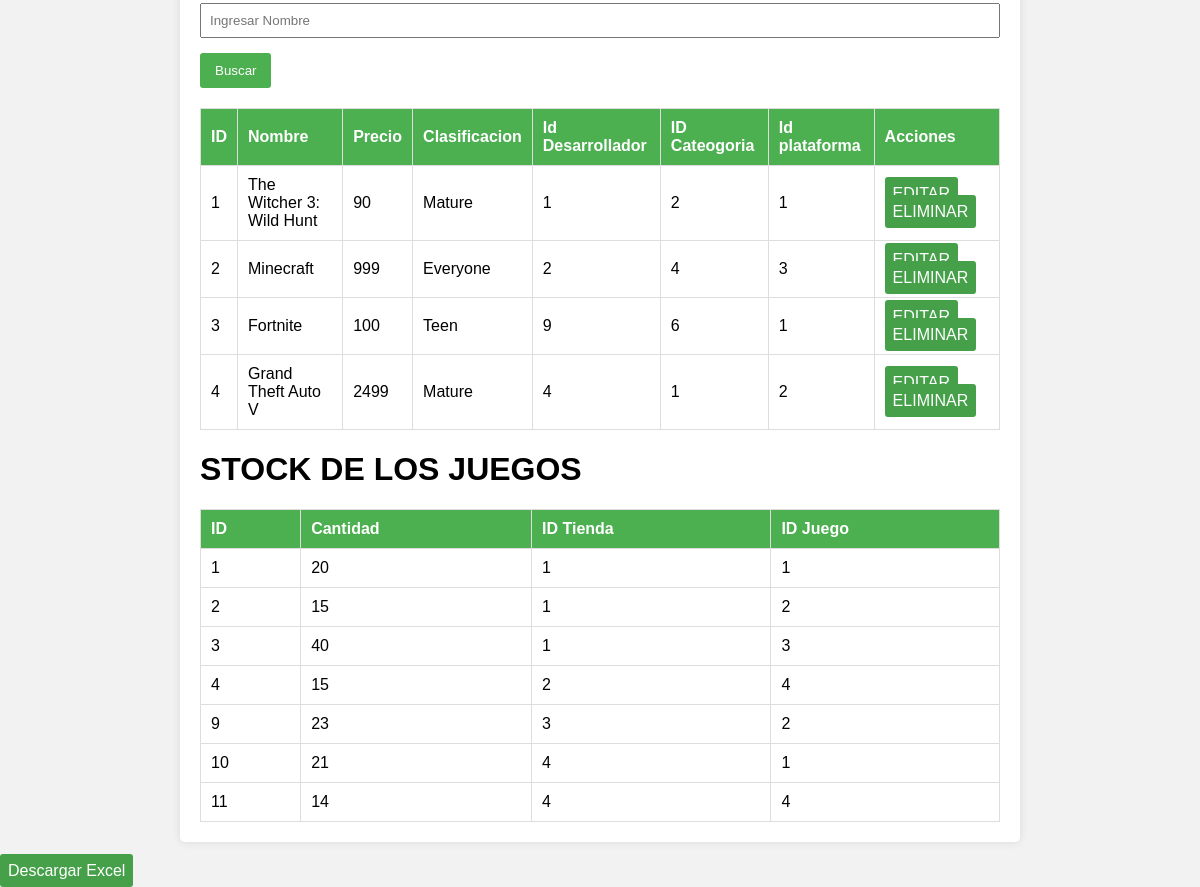
/bienvenido.php (lower part), run on an earlier commit of the app's database.
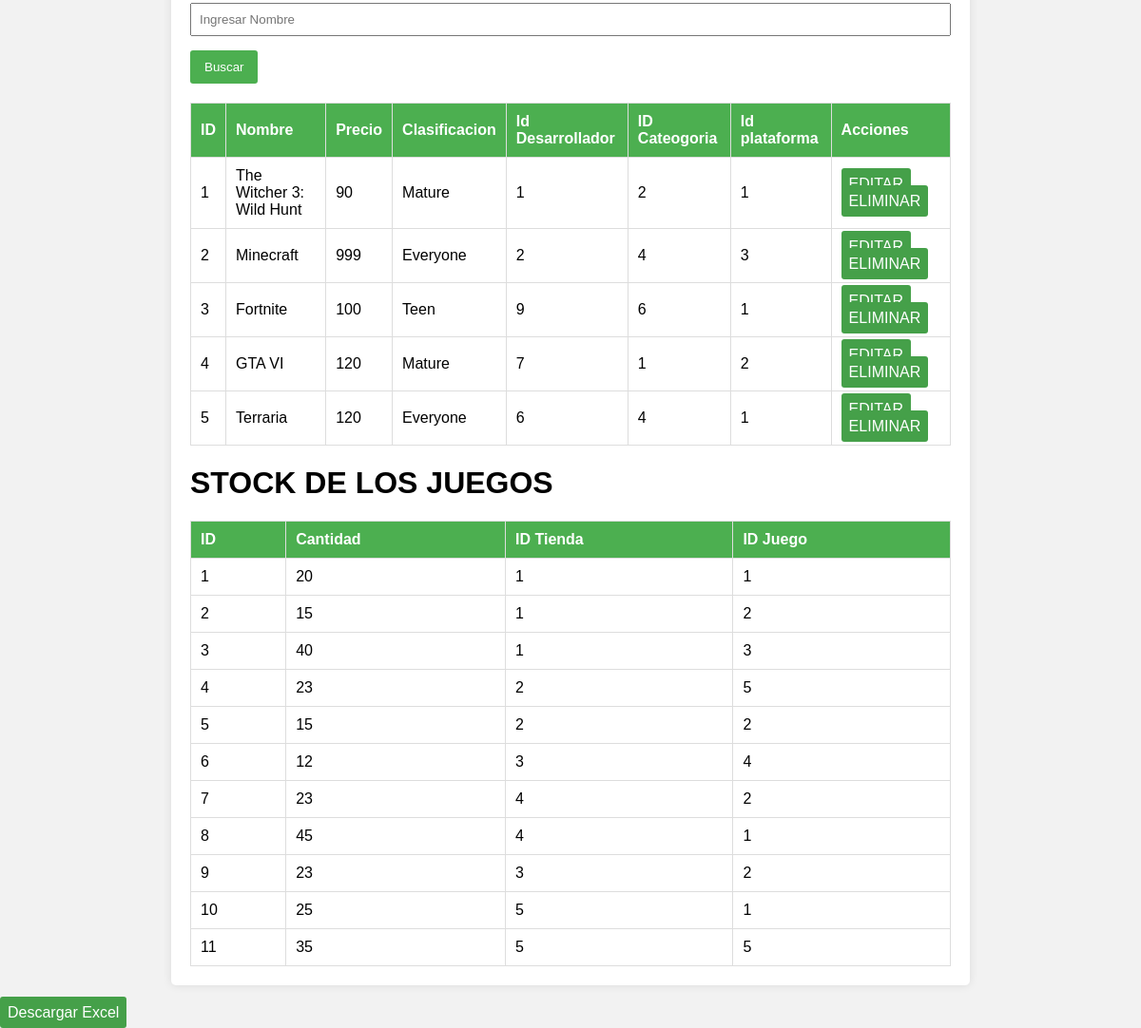
And on a later commit of the database.
### tables this page shows
CREATE TABLE `juego` (
  `id` int(11) NOT NULL,
  `nombre` varchar(255) NOT NULL,
  `precio` int(11) NOT NULL,
  `clasificacion` varchar(255) NOT NULL,
  `img_link` varchar(3000) NOT NULL,
  `id_desarrollador` int(11) NOT NULL,
  `id_categoria` int(11) NOT NULL,
  `id_plataforma` int(11) NOT NULL
);

CREATE TABLE `stock` (
  `id` int(11) NOT NULL,
  `cantidad` varchar(255) NOT NULL,
  `id_tienda` int(11) NOT NULL,
  `id_juego` int(11) NOT NULL
);

### bienvenido.php (the view, shortened to what this page needs)
<!DOCTYPE html>
<html lang="en">
<head>
</head>
<body>
    <main>
    <?php
    include("conexion_be.php");
    $where = "";
    $sql = "select * from juego $where";
    $resultado = mysqli_query($conexion,$sql);
    ?>
    <form method ="POST">
            <input name="fn" type="text" placeholder="Ingresar Nombre">
            <button type="submit" name="fbuscar">Buscar</button>
    </form>
    <table>
        <thead>
            <tr>
                <th>ID</th>
                <th>Nombre</th>
                <th>Precio</th>
                <th>Clasificacion</th>
                <th>Id Desarrollador</th>
                <th>ID Cateogoria</th>
                <th>Id plataforma</th>
                <th>Acciones</th>
            </tr>
        </thead>
        <tbody>
            <?php
            while($filas = mysqli_fetch_assoc($resultado)){
                ?>
            <tr>
                <td><?php echo $filas['id']?></td>
                <td><?php echo $filas['nombre']?></td>
                <td><?php echo $filas['precio']?></td>
                <td><?php echo $filas['clasificacion']?></td>
                <td><?php echo $filas['id_desarrollador']?></td>
                <td><?php echo $filas['id_categoria']?></td>
                <td><?php echo $filas['id_plataforma']?></td>
                <td>
                    <?php echo "<a href='editar.php?id=".$filas['id']."'>EDITAR</a>";?>
                    <?php echo "<a href='eliminar.php?id=".$filas['id']."' onclick='return confirmar()'>ELIMINAR</a>";?>
                </td>
            </tr>
            <?php
            }
            ?>
        </tbody>
    </table>
    <?php
    $sql1 = "select * from stock";
    $resultado1 = mysqli_query($conexion,$sql1);
    ?>
    <H1>STOCK DE LOS JUEGOS</H1>
    <table>
        <thead>
            <tr>
                <th>ID</th>
                <th>Cantidad</th>
                <th>ID Tienda</th>
                <th>ID Juego</th>
            </tr>
        </thead>
        <tbody>
            <?php
            while($filas = mysqli_fetch_assoc($resultado1)){
                ?>
            <tr>
                <td><?php echo $filas['id']?></td>
                <td><?php echo $filas['cantidad']?></td>
                <td><?php echo $filas['id_tienda']?></td>
                <td><?php echo $filas['id_juego']?></td>
            </tr>
            <?php
            }
            ?>
        </tbody>
    </table>
    </main>
    <a href="./excel.php" class="excel">Descargar Excel</a>
</body>
</html>

What changed in the data, as far as the page shows it:
changed juego id 4: nombre "Grand Theft Auto V" → "GTA VI"; precio "2499" → "120"; id_desarrollador "4" → "7"
added juego: id "5", nombre "Terraria", precio "120", clasificacion "Everyone", id_desarrollador "6", id_categoria "4", id_plataforma "1"
changed stock id 4: cantidad "15" → "23"; id_juego "4" → "5"
added stock: id "5", cantidad "15", id_tienda "2", id_juego "2"
added stock: id "6", cantidad "12", id_tienda "3", id_juego "4"
added stock: id "7", cantidad "23", id_tienda "4", id_juego "2"
added stock: id "8", cantidad "45", id_tienda "4", id_juego "1"
changed stock id 10: cantidad "21" → "25"; id_tienda "4" → "5"
changed stock id 11: cantidad "14" → "35"; id_tienda "4" → "5"; id_juego "4" → "5"
